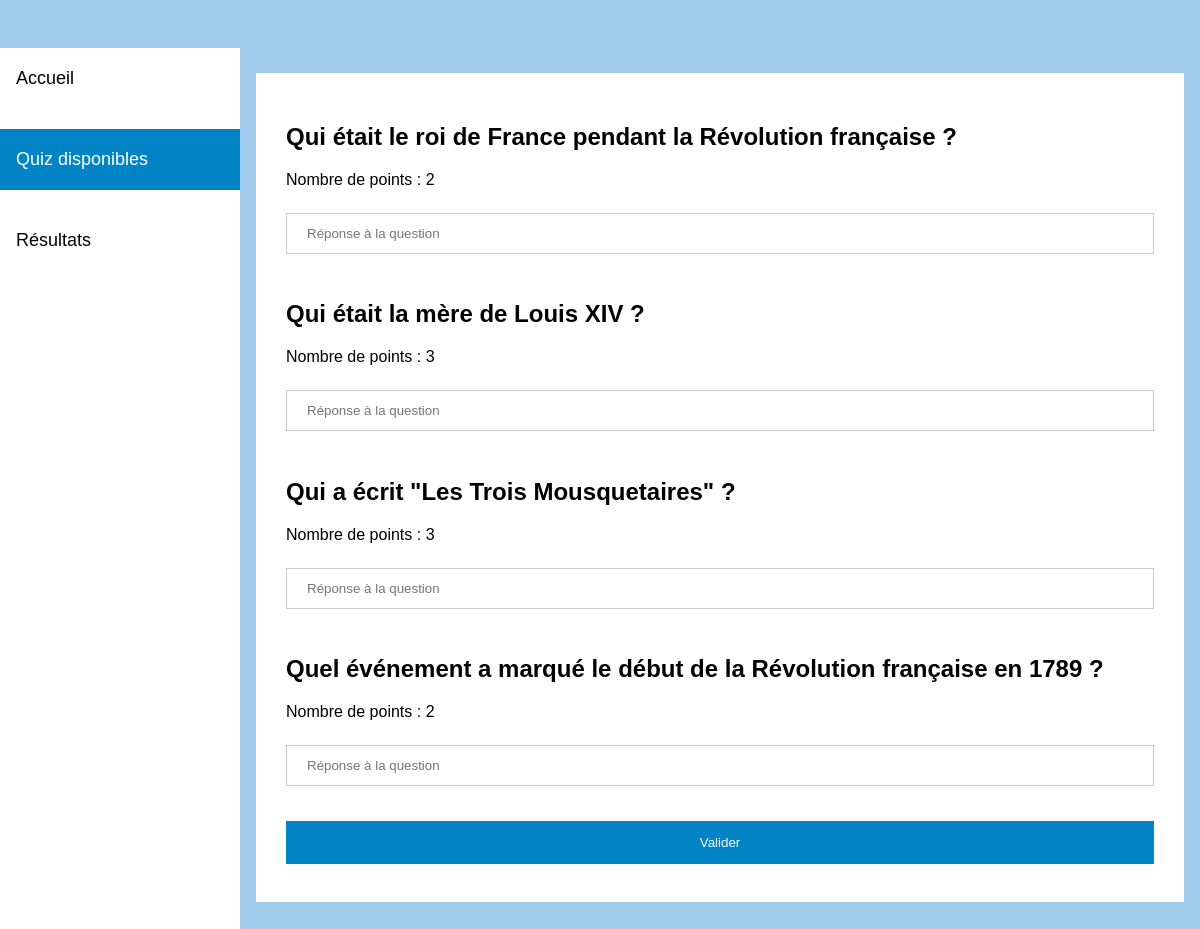
The page /repondre_quiz.php?id_quiz=7 on the database its author committed.
### tables this page shows
CREATE TABLE `question` (
  `id_question` int(11) NOT NULL,
  `id_quiz` int(11) NOT NULL,
  `nom` text NOT NULL,
  `points` int(11) NOT NULL
);

### repondre_quiz.php (the view, shortened to what this page needs)
<html>
<head>
    <link rel="stylesheet" href="listes.css" media="screen" type="text/css" />
</head>
<body>
 <ul>
  <li><a href="eleve.php">Accueil</a></li>
  <li><a class="active" href="repondre_quiz_liste.php">Quiz disponibles</a></li>
  <li><a href="consult_quiz_liste.php">Résultats</a></li>
</ul>
<?php
require_once('connexion.php');
$id_quiz = $_GET['id_quiz'];
$requete_select_questions = $bdd->prepare("SELECT * FROM question WHERE id_quiz = :id_quiz");
$requete_select_questions->bindParam(':id_quiz', $id_quiz);
$requete_select_questions->execute();
$questions = $requete_select_questions->fetchAll(PDO::FETCH_ASSOC);
echo "<div id='container'>";
echo "<div id='content'>";
echo "<form method='post' action=''>";
foreach ($questions as $q) {
    echo "<h2>" . $q['nom'] . "</h2>";
    echo "<p>Nombre de points : " . $q['points'] . "</p>";
    echo "<input type='text' name='reponse_q" . $q['id_question'] . "' placeholder='Réponse à la question'>";
}
echo "<input type='submit' name='valider' value='Valider'>";
echo "</form>";
echo "</div>";
echo "</div>";
?>
    </body>
</html>

### listes.css (style rules this page uses)
body { background: #a0cbeb; margin: 0; font-family: 'Gill Sans', 'Gill Sans MT', Calibri, 'Trebuchet MS', sans-serif; }
ul { list-style-type: none; margin: 0; padding: 0; width: 20%; background-color: white; position: fixed; height: 100%; overflow: auto; font-size: large; }
li a { display: block; color: #000; margin-bottom: 1.1em; padding: 20px 16px 20px; text-decoration: none; }
li a.active { background-color: #0084c6; color: white; }
#container { margin-top: 3em; margin-left: 20%; padding:1px 16px; height:1000px; }
#content { margin-top: 1.5em; }
form { padding: 30px; background: #fff; }
input { margin-bottom: 2em; }
input[type=text], input[type=password] { width: 100%; padding: 12px 20px; margin: 8px 0; margin-bottom: 2em; display: inline-block; border: 1px solid #ccc; box-sizing: border-box; }
input[type=submit] { background-color: #0084c6; color: white; padding: 14px 20px; margin: 8px 0; border: none; cursor: pointer; width: 100%; }

### rows shown on the page
question: nom "Qui était le roi de France pendant la Révolution française ?", points "2"
question: nom "Qui était la mère de Louis XIV ?", points "3"
question: nom "Qui a écrit \"Les Trois Mousquetaires\" ?", points "3"
question: nom "Quel événement a marqué le début de la Révolution française en 1789 ?", points "2"
